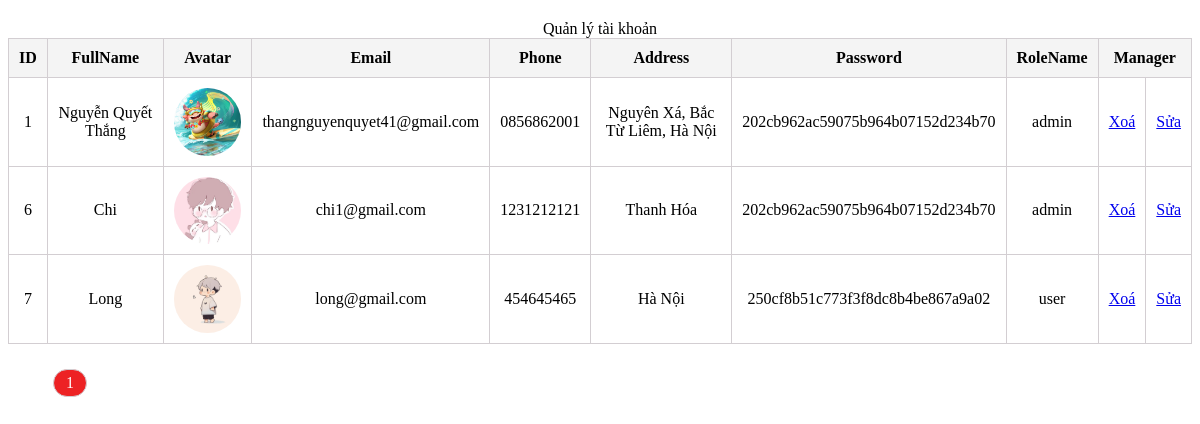
/admincp/modules/quanlytaikhoan/lietke.php, run on the app's committed database.
### tables this page shows
CREATE TABLE `user` (
  `id` int(11) NOT NULL,
  `fullname` varchar(50) DEFAULT NULL,
  `avatar` varchar(200) DEFAULT NULL,
  `email` varchar(150) DEFAULT NULL,
  `phone` varchar(20) DEFAULT NULL,
  `address` varchar(200) DEFAULT NULL,
  `password` varchar(32) DEFAULT NULL,
  `role_id` int(11) DEFAULT NULL,
  `deleted` int(11) DEFAULT NULL
);

CREATE TABLE `role` (
  `id` int(11) NOT NULL,
  `name` varchar(20) DEFAULT NULL
);

### admincp/modules/quanlytaikhoan/lietke.php (the view, shortened to what this page needs)
<div class="flex-row">
    <table class="mt-5 ml-5 h-[300px]">
    <caption class="text-[30px] font-medium mb-5">Quản lý tài khoản</caption>
    <tr class="border-2">
        <th class="w-[50px] text-center border-2">ID</th>
        <th class="w-[160px] text-center border-2">FullName</th>
        <th class="w-[100px] text-center border-2">Avatar</th>
        <th class="w-[100px] text-center border-2">Email</th>
        <th class="w-[50px] text-center border-2">Phone</th>
        <th class="w-[110px] text-center border-2">Address</th>
        <th class="w-[90px] text-center border-2">Password</th>
        <th class="w-[50px] text-center border-2">RoleName</th>
        <th colspan=2 class="w-[100px] text-center border-2">Manager</th>
    </tr>
    <?php
        if(isset($_GET['trang'])) {
            $trang = $_GET['trang'];
          }
          else {
            $trang = 1;
          }
          if($trang == 1) {
            $begin = 0;
          }
          else {
            $begin = ($trang - 1) * 5;
          }
          $query_cnt = mysqli_query($conn, "SELECT * FROM user");
          $row_cnt = mysqli_num_rows($query_cnt);
          $page_acc = ceil($row_cnt/5);
        $sql_lietke_taikhoan = "SELECT user.id, user.fullname, user.avatar, user.email, user.phone, user.address, user.password, role.name FROM user INNER JOIN role ON user.role_id = role.id ORDER BY user.id LIMIT $begin,5";
        $query_lietke_taikhoan = mysqli_query($conn, $sql_lietke_taikhoan);
    while($row = mysqli_fetch_array($query_lietke_taikhoan)) {
        ?>
    <tr class="border-2">
        <td class="h-[100px] w-[50px] text-center border-2"><?php echo $row['id'] ?></td>
        <td class="h-[100px] w-[160px] text-center border-2"><?php echo $row['fullname'] ?></td>
        <td class="h-[100px] w-[100px] text-center border-2"><img src="../images/<?php echo $row['avatar'] ?>" alt="Avatar" width="100px"></td>
        <td class="h-[100px] w-[90px] text-center border-2"><?php echo $row['email'] ?></td>
        <td class="h-[100px] w-[90px] text-center border-2"><?php echo $row['phone'] ?></td>
        <td class="h-[100px] w-[110px] text-center border-2"><?php echo $row['address'] ?></td>
        <td class="h-[100px] w-[90px] text-center border-2"><?php echo $row['password'] ?></td>
        <td class="h-[100px] w-[90px] text-center border-2"><?php echo $row['name'] ?></td>
        <td><a class="p-3 bg-red-400 rounded-2xl" href="javascript:void(0);" onclick="confirmDelete(<?php echo $row['id'] ?>)">Xoá</a></td>
        <td><a class="p-3 bg-gray-400 rounded-2xl" href="index.php?action=quanlytaikhoan&query=sua&idtaikhoan=<?php echo $row['id'] ?>">Sửa</a></td>
    <?php
    }
    ?>
    </table>
    <div class="flex justify-end clear-both my-5 mx-5">
        <ul class="list_page ">
        <?php
            for($i = 1; $i <= $page_acc; $i++) {
        ?>
            <li class="cursor-pointer" <?php if($i == $trang) {echo 'style="background: #ed2224; color: #fff;"';} else {echo '';}?>>
                <a <?php if($i == $trang) {echo 'style="color: #fff;"';}?>
                    href="index.php?action=quanlytaikhoan&query=lietke&trang=<?php echo $i ?>"><?php echo $i ?>
                </a>
            </li>
        <?php
            }
        ?>
        </ul>
    </div>
</div>

### admincp/modules/quanlytaikhoan/lietke.php (style rules this page uses)
ul.list_page li { float: left; padding: 4px 12px; margin: 5px; background-color: #fff; display: block; border: 1px solid #d3ced2; border-radius: 20px; }
ul.list_page li a { color: #d3ced2; text-align: center; text-decoration: none; }
table { width: 100%; border-collapse: collapse; margin: 20px 0; }
th, td { padding: 10px; text-align: center; border: 1px solid #d3ced2; }
th { background-color: #f4f4f4; }
td img { max-width: 100%; height: auto; border-radius: 50%; }

### data on the page
user: id "1", fullname "Nguyễn Quyết Thắng", avatar (picture), email "thangnguyenquyet41@gmail.com", phone "0856862001", address "Nguyên Xá, Bắc Từ Liêm, Hà Nội", password "202cb962ac59075b964b07152d234b70", role.name "admin"
user: id "6", fullname "Chi", avatar (picture), email "chi1@gmail.com", phone "1231212121", address "Thanh Hóa", password "202cb962ac59075b964b07152d234b70", role.name "admin"
user: id "7", fullname "Long", avatar (picture), email "long@gmail.com", phone "454645465", address "Hà Nội", password "250cf8b51c773f3f8dc8b4be867a9a02", role.name "user"
